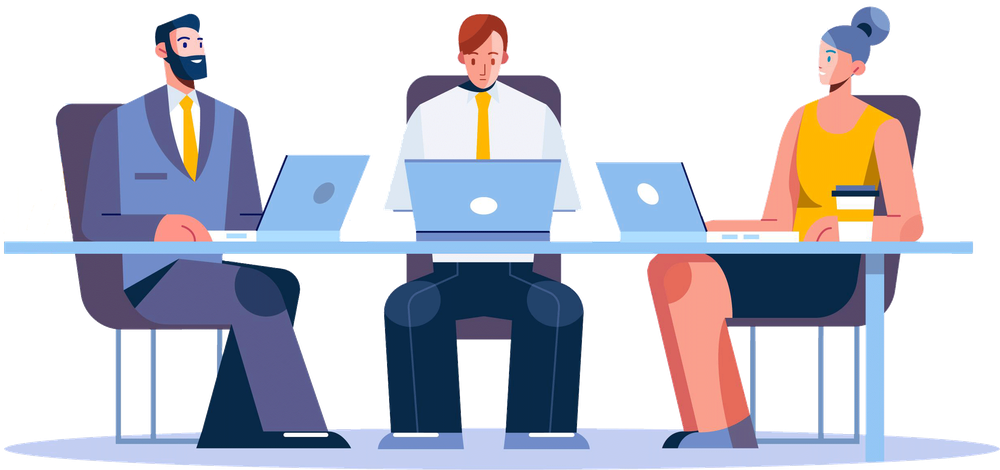
#> input picture mockup/login-img.png, 1000 x 470 px, shrunk from 2452 x 1152 before the run, found by its file name
$ python recolor_login_img_dark.py
#> lines starting #> are read from the running program, lines starting #| are printed output that depends on the picture
from PIL import Image
import colorsys

img_path = '/home/gervais/Development/gemini_workspace/gemini_project/crt_ui/mockup/login-img.png'
img = Image.open(img_path).convert('RGBA')
#> img is the input picture: PIL image 1000x470 RGBA; mean R, G, B, A 70.7, 72.2, 83.7, 124

pixels = img.load()
width, height = img.size
#> width = 1000; height = 470

# Process light blue pixels into a deep, elegant, non-glare CRT Cyan / Emerald (#008C97 / #065F66)
for y in range(height):
    for x in range(width):
        r, g, b, a = pixels[x, y]
        if a == 0:
            continue

        r_n, g_n, b_n = r / 255.0, g / 255.0, b / 255.0
        h, s, v = colorsys.rgb_to_hsv(r_n, g_n, b_n)

        # Target light blue/cyan pixels
        if 0.48 <= h <= 0.65 and s > 0.10:
            new_h = 0.485 # CRT Cyan/Teal
            new_s = min(1.0, s * 1.15) # Boost saturation slightly
            new_v = v * 0.62 # Lower brightness by 38% for deep, resting contrast
            new_r, new_g, new_b = colorsys.hsv_to_rgb(new_h, new_s, new_v)
            pixels[x, y] = (int(new_r * 255), int(new_g * 255), int(new_b * 255), a)

out_path_root = '/home/gervais/Development/gemini_workspace/gemini_project/crt_ui/login-img.png'
out_path_laravel = '/home/gervais/Development/gemini_workspace/gemini_project/crt_ui/laravel/public/login-img.png'

img.save(out_path_root, 'PNG')
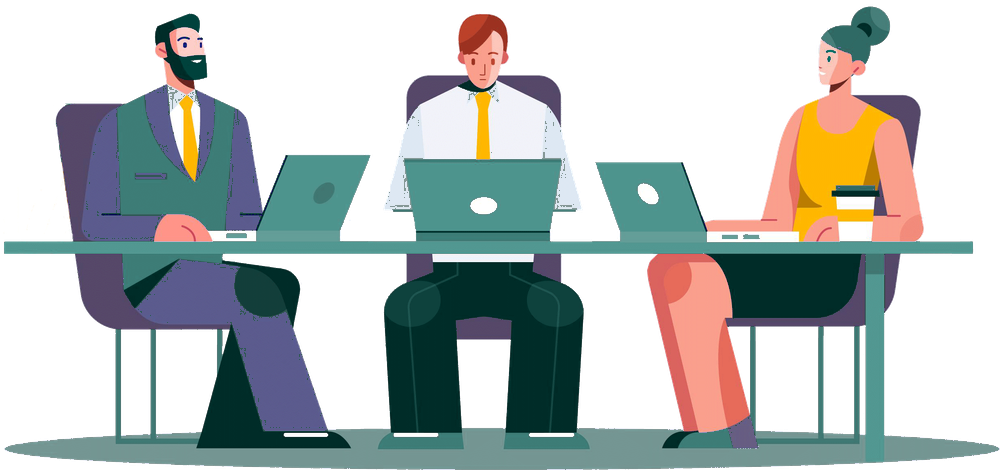
#> saved as login-img.png: PIL image 1000x470 RGBA; mean R, G, B, A 57.5, 64.5, 62.9, 124; transparent parts drawn white
img.save(out_path_laravel, 'PNG')
print("SUCCESS: login-img.png recolored with deep, dark CRT Cyan / Emerald tone!")

$ run again, with mockup/login.png copied over mockup/login-img.png
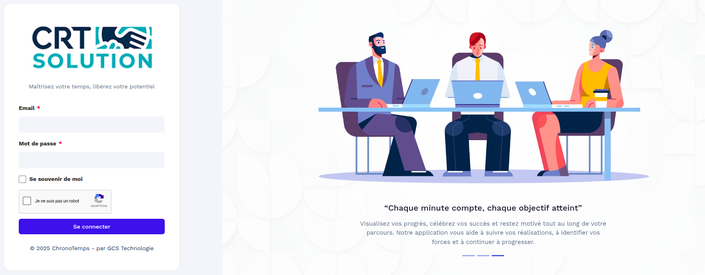
#> input picture mockup/login.png, 705 x 275 px, shrunk from 1729 x 675 before the run, found by its file name
#> img is the input picture: PIL image 705x275 RGBA; mean R, G, B, A 230, 230.2, 237.9, 255
#> `img.save(out_path_root, 'PNG')`:
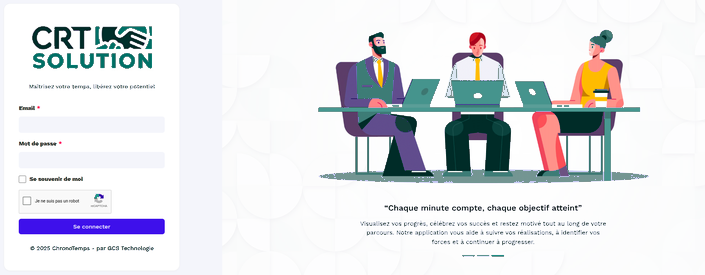
#> saved as login-img.png: PIL image 705x275 RGBA; mean R, G, B, A 226.1, 227.9, 231.4, 255

$ run again, with mockup/propositin_presentation_entreprise.png copied over mockup/login-img.png
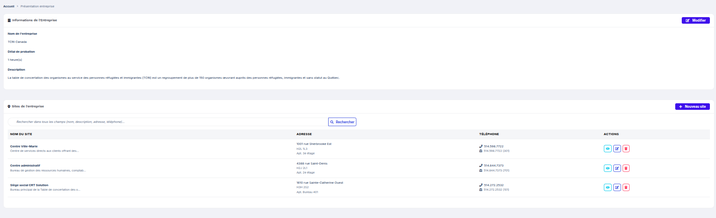
#> input picture mockup/propositin_presentation_entreprise.png, 716 x 218 px, shrunk from 1756 x 534 before the run, found by its file name
#> img is the input picture: PIL image 716x218 RGBA; mean R, G, B, A 250, 250.3, 252, 255
#> `img.save(out_path_root, 'PNG')`:
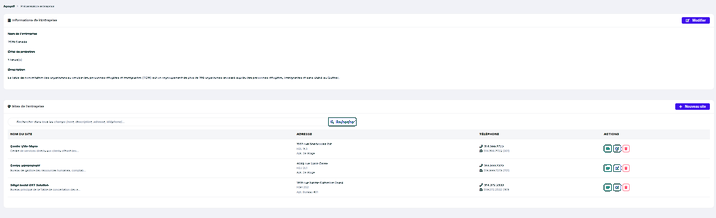
#> saved as login-img.png: PIL image 716x218 RGBA; mean R, G, B, A 249.5, 249.8, 251.3, 255
